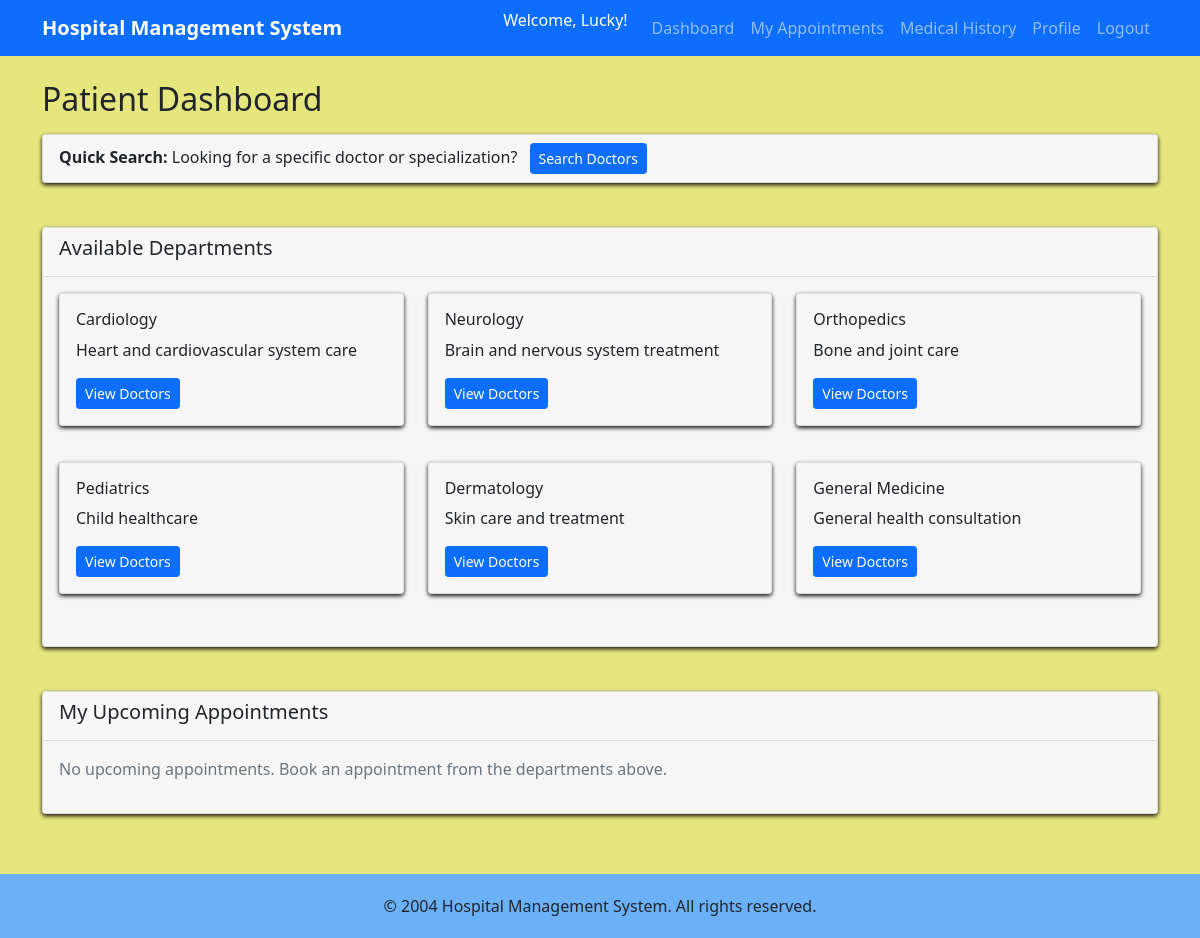
Screenshot of /patient/dashboard (signed in) with the database file from the repository.
### models.py (models this page shows)
class Department(db.Model):
    id = db.Column(db.Integer, primary_key=True)
    name = db.Column(db.String(100), unique=True, nullable=False)
    description = db.Column(db.Text)
    doctors = db.relationship('Doctor', backref='department', lazy=True)

### routes.py (the view)
    @app.route('/patient/dashboard')
    @login_required('patient')
    def patient_dashboard():
        departments = Department.query.all()
        patient_id = session['user_id']
        today = datetime.now().date()
        upcoming_appointments = Appointment.query.filter(
            Appointment.patient_id == patient_id,
            Appointment.date >= today,
            Appointment.status == 'Booked'
        ).order_by(Appointment.date, Appointment.time).all()
        return render_template('patient/dashboard.html',
                             departments=departments,
                             upcoming_appointments=upcoming_appointments)

### routes.py (called while the page is built)
def login_required(role):
    def decorator(f):
        @wraps(f)
        def decorated_function(*args, **kwargs):
            if 'user_id' not in session or session.get('role') != role:
                flash('Please login to access this page', 'danger')
                return redirect(url_for('login'))
            return f(*args, **kwargs)
        return decorated_function
    return decorator

### templates/patient/dashboard.html (shortened to what this page needs)
{% extends "base.html" %}
{% block content %}
<h2>Patient Dashboard</h2>
<div class="row mt-3 mb-4">
    <div class="col-md-12">
        <div class="card bg-light">
            <div class="card-body py-2">
                <p class="mb-0">
                    <strong>Quick Search:</strong> Looking for a specific doctor or specialization?
                    <a href="{{ url_for('patient_search') }}" class="btn btn-sm btn-primary ms-2">Search Doctors</a>
                </p>
            </div>
        </div>
    </div>
</div>
<div class="row mt-4">
    <div class="col-md-12">
        <div class="card">
            <div class="card-header">
                <h5>Available Departments</h5>
            </div>
            <div class="card-body">
                <div class="row">
                    {% for department in departments %}
                    <div class="col-md-4 mb-3">
                        <div class="card">
                            <div class="card-body">
                                <h6 class="card-title">{{ department.name }}</h6>
                                <p class="card-text">{{ department.description }}</p>
                                <a href="{{ url_for('patient_doctors', department_id=department.id) }}"
                                   class="btn btn-primary btn-sm">View Doctors</a>
                            </div>
                        </div>
                    </div>
                    {% endfor %}
                </div>
            </div>
        </div>
    </div>
</div>
<div class="row mt-4">
    <div class="col-md-12">
        <div class="card">
            <div class="card-header">
                <h5>My Upcoming Appointments</h5>
            </div>
            <div class="card-body">
                {% if upcoming_appointments %}
                <div class="table-responsive">
                    <table class="table table-striped">
                        <thead>
                            <tr>
                                <th>Doctor</th>
                                <th>Department</th>
                                <th>Date</th>
                                <th>Time</th>
                                <th>Status</th>
                                <th>Actions</th>
                            </tr>
                        </thead>
                        <tbody>
                            {% for appointment in upcoming_appointments %}
                            <tr>
                                <td>{{ appointment.doctor.name }}</td>
                                <td>{{ appointment.doctor.department.name }}</td>
                                <td>{{ appointment.date }}</td>
                                <td>{{ appointment.time }}</td>
                                <td><span class="status-{{ appointment.status.lower() }}">{{ appointment.status }}</span></td>
                                <td>
                                    <a href="{{ url_for('patient_cancel_appointment', id=appointment.id) }}"
                                       class="btn btn-sm btn-danger"
                                       onclick="return confirm('Are you sure you want to cancel this appointment?')">Cancel</a>
                                </td>
                            </tr>
                            {% endfor %}
                        </tbody>
                    </table>
                </div>
                {% else %}
                <p class="text-muted">No upcoming appointments. Book an appointment from the departments above.</p>
                {% endif %}
            </div>
        </div>
    </div>
</div>
{% endblock %}

### templates/base.html (style rules this page uses)
body { min-height: 100vh; display: flex; flex-direction: column; background-color: #e6e67f !important; }
.card { margin-bottom: 20px; box-shadow: 0 2px 4px rgba(8, 1, 1, 0.928); }
.card-body { background-color: #f6f6f6; }

### rows the page displays
Department: name "Cardiology", description "Heart and cardiovascular system care"
Department: name "Neurology", description "Brain and nervous system treatment"
Department: name "Orthopedics", description "Bone and joint care"
Department: name "Pediatrics", description "Child healthcare"
Department: name "Dermatology", description "Skin care and treatment"
Department: name "General Medicine", description "General health consultation"

### other values shown
{{ session.username }} "Lucky"
